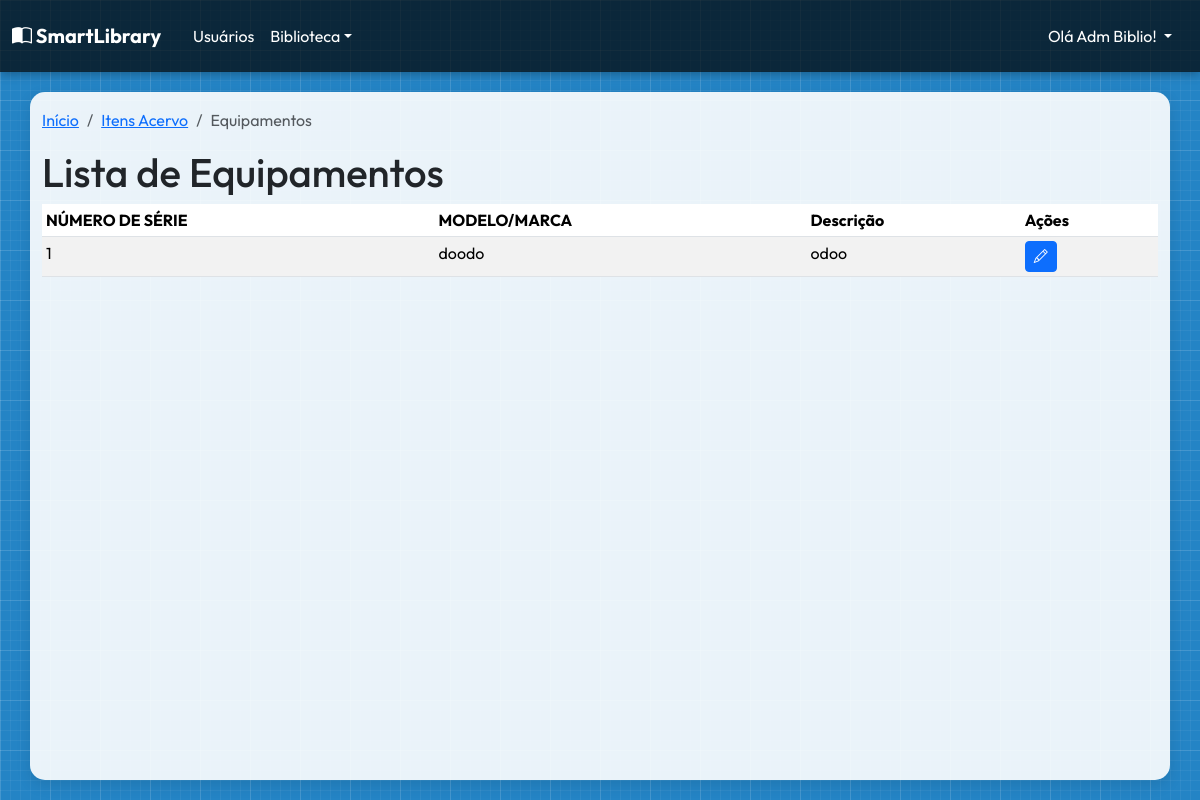
Screenshot of /collection-item/equipment (signed in) with the database file from the repository.
### user/models.py (models this page shows, shortened)
class User(AbstractUser):
    LEITOR = 0
    FUNCIONARIO = 1
    BIBLIOTECARIO = 2
    STATUS_ATIVO = 0
    STATUS_BLOQUEADO = 1
    STATUS_SUSPENSO = 2
    USERS_TYPES_LIST = [
        (LEITOR, "Leitor"),
        (FUNCIONARIO, "Funcionário"),
        (BIBLIOTECARIO, "Bibliotecário"),
    ]
    STATUS_CHOICES = [
        (STATUS_ATIVO, "Ativo"),
        (STATUS_BLOQUEADO, "Bloqueado"),
        (STATUS_SUSPENSO, "Suspenso"),
    ]
    type_user = models.PositiveSmallIntegerField(
        choices=USERS_TYPES_LIST, default=LEITOR, verbose_name="Tipo de Usuário"
    )
    status = models.PositiveSmallIntegerField(
        choices=STATUS_CHOICES, default=STATUS_ATIVO, verbose_name="Status"
    )
    last_modified_by = models.ForeignKey(
        "self",
        on_delete=models.SET_NULL,
        null=True,
        blank=True,
        related_name="modifier",
    )
    username = models.CharField(
        max_length=150,
        unique=True,
        verbose_name="Nome Completo",
        validators=[validate_name],
        help_text="Digite seu nome e sobrenome com letra maiúscula no começo",
    )
    cpf = models.CharField(
        max_length=11,
        unique=True,
        verbose_name="CPF",
        validators=[MinLengthValidator(11), validate_cpf],
        help_text="Não use pontos nem traços",
    )
    phone = models.CharField(
        max_length=11,
        verbose_name="Telefone",
        validators=[MinLengthValidator(10), validate_phone],
        help_text="Digite seu número de celular ou telefone fixo, adicione também seu DDD.",
    )
    cgm = models.CharField(
        max_length=10,
        blank=True,
        null=True,
        unique=True,
        verbose_name="CGM",
        validators=[validate_cgm],
        help_text="Código Geral de Matrícula (10 dígitos)",
    )
    USERNAME_FIELD = "username"
    REQUIRED_FIELDS = ["email", "phone", "cpf"]
    class Meta:
        verbose_name = "Usuário"
        verbose_name_plural = "Usuários"
        ordering = ["type_user", "username"]
    def __str__(self):
        return self.username

### collection_item/models.py (models this page shows, shortened)
class CollectionItem(models.Model):
    LIVRO = 0
    NOTEBOOK = 1
    CHROMEBOOK = 2
    TABLET = 3
    COLLECTION_TYPES = [
        (LIVRO, "Livro"),
        (NOTEBOOK, "Notebook"),
        (CHROMEBOOK, "Chromebook"),
        (TABLET, "Tablet"),
    ]
    type = models.PositiveSmallIntegerField(
        choices=COLLECTION_TYPES,
        default=LIVRO,
        verbose_name="Tipo de Acervo",
        null=False,
        blank=False,
    )
    NOVO = 0
    BOM = 1
    REGULAR = 2
    RUIM = 3
    DANIFICADO = 4
    ESTADO_CONSEVACAO = {
        NOVO: "Novo",
        BOM: "Bom",
        REGULAR: "Regular",
        RUIM: "Ruim",
        DANIFICADO: "Danificado",
    }
    preservation = models.PositiveSmallIntegerField(
        verbose_name="Estado de Conservação",
        choices=ESTADO_CONSEVACAO,
        null=False,
        blank=False,
        default=NOVO,
    )
    DISPONIVEL = 0
    EMPRESTADO = 1
    RESERVADO = 2
    INATIVO = 3
    ESTADO_DISPONIVEL = {
        DISPONIVEL: "Disponível",
        EMPRESTADO: "Emprestado",
        RESERVADO: "Reservado",
        INATIVO: "Inativo",
    }
    availability = models.PositiveSmallIntegerField(
        verbose_name="Disponibilidade",
        choices=ESTADO_DISPONIVEL,
        null=False,
        blank=False,
        default=DISPONIVEL,
    )
    class Meta:
        verbose_name = "Item do Acervo"
        verbose_name_plural = "Itens do Acervo"

class Equipment(CollectionItem):
    serial_number = models.CharField(
        verbose_name="Número de Série", max_length=20, primary_key=True
    )
    brand = models.CharField(verbose_name="Marca/Modelo", max_length=100)
    specifications = models.TextField(verbose_name="Especificações")

### collection_item/views.py (the view)
class EquipmentListView(LoginRequiredMixin, ListView):
    model = Equipment
    template_name = "collection_item/equipment_list.html"
    def get_queryset(self):
        return Equipment.objects.all()

### collection_item/templates/collection_item/equipment_list.html (shortened to what this page needs)
{% extends "base.html" %}
{% block breadcrumbs %}
<ol class="breadcrumb">
    <li class="breadcrumb-item"><a href="{% url "home_page" %}">Início</a></li>
    <li class="breadcrumb-item"><a href="{% url "collection_item_list" %}">Itens Acervo</a></li>
    <li class="breadcrumb-item active" aria-current="page">Equipamentos</li>
</ol>
{% endblock breadcrumbs %}
{% block main_content %}
<h1>Lista de Equipamentos</h1>
<div class="table-responsive">
    <table class="table table-striped table-hover table-sm">
        <thead>
            <tr>
                <th>NÚMERO DE SÉRIE</th>
                <th>MODELO/MARCA</th>
                <th>Descrição</th>
                <th>Ações</th>
            </tr>
        </thead>
        <tbody>
            {% for equipment in equipment_list %}
            <tr>
                <td>{{ equipment.serial_number }}</td>
                <td>{{ equipment.brand }}</td>
                <td>{{ equipment.specifications|truncatechars:75 }}</td>
                <td>
                    <div class="btn-group">
                    <a href="{% url 'collection_item_update' equipment.id %}" class="btn btn-sm btn-primary" title="Editar" data-bs-toggle="tooltip" data-bs-title="Editar Equipamento">
                        <i class="bi bi-pencil"></i>
                    </a>
                </td>
            </tr>
            {% empty %}
            <tr>
                <td colspan="4">Nenhum equipamento encontrado.</td>
            </tr>
            {% endfor %}
        </tbody>
    </table>
</div>
{% endblock main_content %}

### user/templates/base.html (shortened to what this page needs)
<!DOCTYPE html>
<html lang="pt-br">
<head>
    <link href="https://cdn.jsdelivr.net/npm/bootstrap@5.3.6/dist/css/bootstrap.min.css" rel="stylesheet">
    <link rel="stylesheet" href="https://cdn.jsdelivr.net/npm/bootstrap-icons@1.13.1/font/bootstrap-icons.min.css">
    <link rel="stylesheet" href="https://cdnjs.cloudflare.com/ajax/libs/font-awesome/6.7.2/css/all.min.css">
</head>
<body>
    <header>
        <nav class="navbar navbar-expand-lg" data-bs-theme="dark" style="width: 100%;">
        <div class="container-fluid">
                <div class="logo">
                    <a class="navbar-brand" href="{% url "home_page" %}"><i class="bi bi-book-half"></i> SmartLibrary</a>
                </div>
                <div class="collapse navbar-collapse" id="navbarNavDropdown">
                    <ul class="navbar-nav flex-fill align-items-center">
                        {% if user.is_authenticated %}
                            {% if user.type_user == 2 %}
                                <li class="nav-item p-2">
                                    <a class="nav-link active button-jump" aria-current="page" href="{% url "user_list" %}">Usuários</a>
                                </li>
                            {% endif %}
                            <li class="nav-item dropdown">
                                <p class="dropdown-toggle text-white m-0" role="button" data-bs-toggle="dropdown" aria-expanded="false">Biblioteca</p>
                            </li>
                        {% endif %}
                    </ul>
                    <ul class="navbar-nav ms-auto">
                        {% if not user.is_authenticated %}
                            <li class="nav-item p-2">
                                <a class="nav-link active button-jump" href="{% url "user_login" %}"><i class="bi bi-person-circle"></i> Entrar</a>
                            </li>
                        {% else %}
                            <li class="nav-item dropdown p-2">
                                <a class="nav-link dropdown-toggle text-white" href="#" role="button" data-bs-toggle="dropdown" aria-expanded="false">
                                    Olá {{ user }}!
                                </a>
                            </li>
                        {% endif %}
                    </ul>
                </div>
            </div>
        </nav>
    </header>
    <main class="container">
        {% block breadcrumbs %}
        {% endblock breadcrumbs %}
        {% block main_content %}
        {% endblock main_content %}
    </main>
</body>
</html>

### rows the page displays
User: username "Adm Biblio"
Equipment: serial_number "1", brand "doodo", specifications "odoo"
